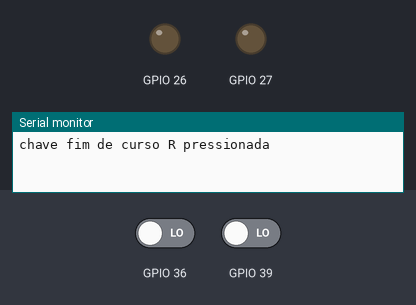
Bench run of a sketch on a simulated ESP32. On the bench: output pins drawn as LEDs (lit = HIGH), the last lines printed to the serial monitor. The inputs (shaded band) are chosen by the test bench; at power-on: GPIO 36 LOW, GPIO 39 LOW.

Above: at 1.2 s.
1.3 s: GPIO 36 driven HIGH
4.3 s: GPIO 36 driven LOW
At 5.0 s:
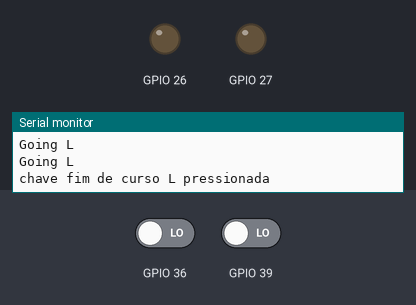
5.8 s: GPIO 39 driven HIGH
At 8.5 s:
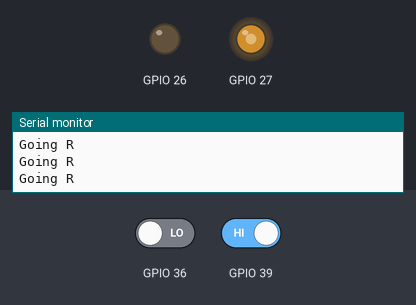
Timing chart, 0 to 10.0 s (numbered marks = the images above; inputs shaded):
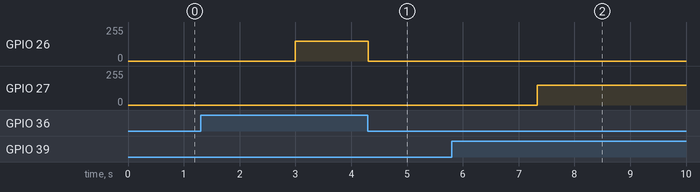

The sketch:

test_H_bridge_controller.ino
```cpp
#include "H_bridge_controller.hpp"
#include "config.hpp"
#include "Chave_fim_de_curso.hpp"
H_bridge_controller *BTS_X;
// Chave fim de curso Z axis
Chave_fim_de_curso *endstop_R_master_X;
Chave_fim_de_curso *endstop_L_master_X;

void setup() {
  Serial.begin(9600);
  BTS_X= new H_bridge_controller( R_pin_master_X, L_pin_master_X, PWM_frequency_channel, PWM_resolution_channel, R_channel_master_X, L_channel_master_X);
  BTS_X->init();
  endstop_R_master_X = new Chave_fim_de_curso(chave_master_R_X,2);
  endstop_R_master_X->init();
  endstop_L_master_X = new Chave_fim_de_curso(chave_master_L_X,3);
  endstop_L_master_X->init();
}

void loop(){
  while (!endstop_R_master_X->getBatente())
  {
      BTS_X->Set_R(150);
      Serial.println("Going R");
  }
  BTS_X->Set_R(0);
  Serial.println("chave fim de curso R pressionada");
  delay(3000);


  while (!endstop_L_master_X->getBatente())
  {
      BTS_X->Set_L(150);
      Serial.println("Going L");

  }
  BTS_X->Set_L(0);
  Serial.println("chave fim de curso L pressionada");
  delay(3000);

}
```

Measured:
- after the input at 1.3 s, GPIO 26: 0/255 → 149/255 after 1.7 s
- after the input at 4.3 s, GPIO 26: 149/255 → 0/255 at once
- after the input at 5.8 s, GPIO 27: 0/255 → 149/255 after 1.5 s
